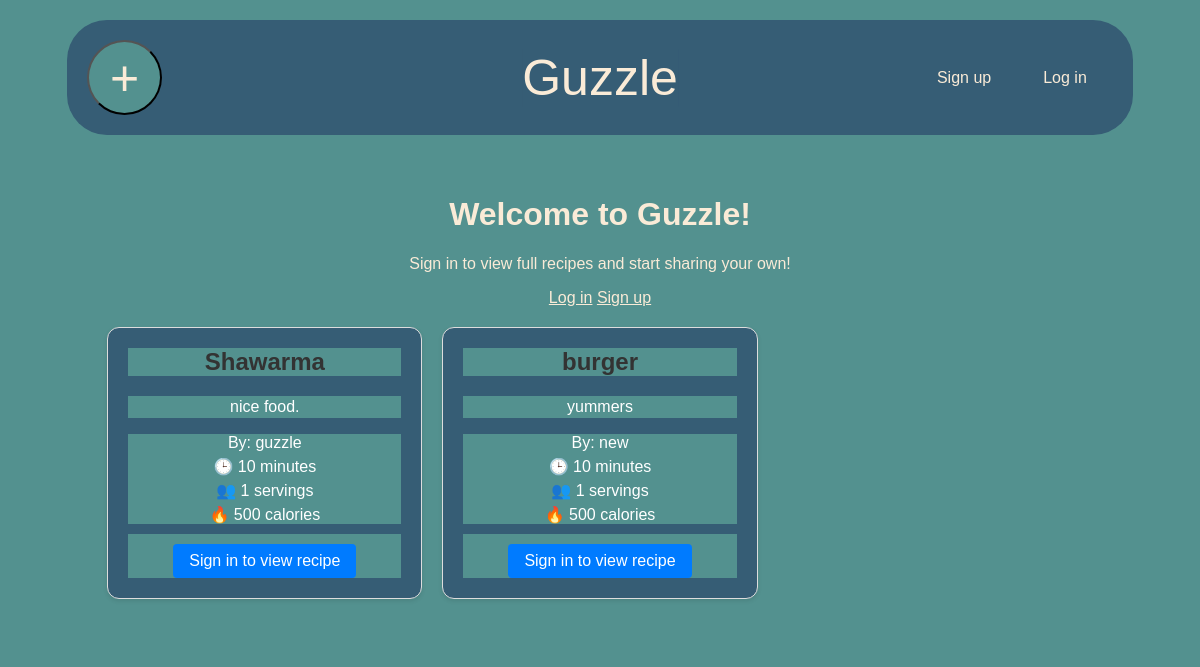
The app's page /, older data.
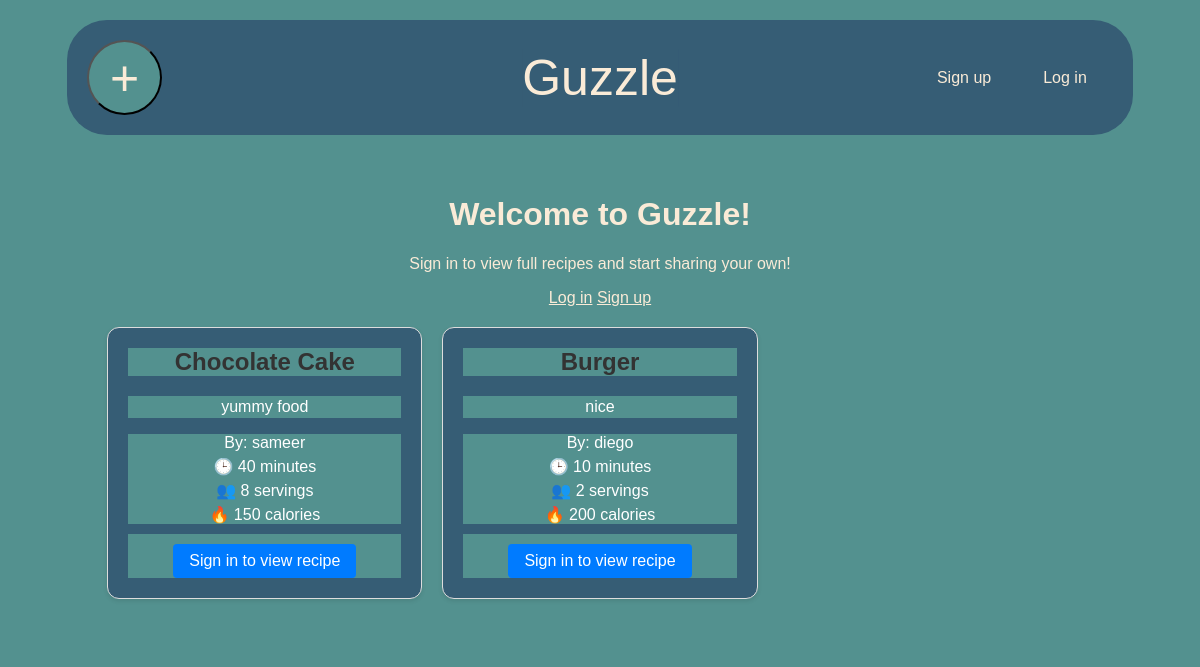
The same page, newer data.
### Recipe/models.py (models this page shows, shortened)
class Recipe(models.Model):
   author = models.ForeignKey(User, on_delete=models.CASCADE)
   title = models.CharField(max_length=200)
   description = models.TextField()
   instructions = models.TextField()
   duration = models.IntegerField()
   servings = models.IntegerField()
   calories = models.IntegerField()
   createdAt = models.DateTimeField(auto_now_add=True)
   favourites = models.ManyToManyField(User, through='Favourite', related_name='favourite_recipes')

### Home/views.py (the view)
# urls.py: 2. Add a URL to urlpatterns:  path('', views.home, name='home')
def home(request):
    recipes = recipeApplication.getAllRecipes()
    context = {'recipes': recipes}
    for recipe in recipes:
        print(recipe.title)
    return render(request, 'homePage.html', context)

### Recipe/application.py (called while the page is built)
    def getAllRecipes(self):
        try:
            print("Getting all recipes")
            recipes = Recipe.objects.all()
            return recipes
        except Exception as e:
            print("Error getting recipes:", e)
            return None

### Home/templates/homePage.html (shortened to what this page needs)
{% load static %}
<!DOCTYPE html>
<html>
<head>
    <link rel="stylesheet" href="{% static 'css/global.css' %}">
    <link rel="stylesheet" href="{% static 'css/homePage.css' %}">
    <link rel="stylesheet" href="{% static 'css/favourites.css' %}"
</head>
<body>
    <div id="header">
        <div id="post-container">
            <a href="{% url 'createRecipe' %}" id="post-button-wrapper">
                <button id="post-button">
                    +
                </button>
            </a>
        </div>
        <div id="title-container">
            <a href="{% url 'home' %}" id="main-title">Guzzle</a>
        </div>
        <div id="account-container">
            {% if user.is_authenticated %}
                <a href="{% url 'myFriends' %}">My Friends</a>
                <a href="{% url 'my_favourites' %}">My Favourites</a>
                <a href="{% url 'myRecipes' %}">My Recipes</a>
                <a href="{% url 'signout' %}">Sign out</a>
            {% else %}
                <a href="{% url 'signup' %}">Sign up</a>
                <a href="{% url 'login' %}">Log in</a>
            {% endif %}
        </div>
    </div>
    <div id="content">
        {% if user.is_authenticated %}
        <h2>Welcome, {{ user.username }}!</h2>
        {% else %}
        <div class="welcome-message">
            <h1>Welcome to Guzzle!</h1>
            <p>Sign in to view full recipes and start sharing your own!</p>
            <div class="auth-buttons">
                <a href="{% url 'login' %}" class="auth-button">Log in</a>
                <a href="{% url 'signup' %}" class="auth-button">Sign up</a>
            </div>
        </div>
        {% endif %}
        {% if recipes %}
        <div class="recipe-grid">
            {% for recipe in recipes %}
            <div class="recipe-card">
                <h2>{{ recipe.title }}</h2>
                <p class="recipe-description">{{ recipe.description|truncatewords:30 }}</p>
                <div class="recipe-meta">
                    <p>By: {{ recipe.author }}</p>
                    <p>🕒 {{ recipe.duration }} minutes</p>
                    <p>👥 {{ recipe.servings }} servings</p>
                    <p>🔥 {{ recipe.calories }} calories</p>
                </div>
                <div class="recipe-actions">
                    {% if user.is_authenticated %}
                    <a href="{% url 'viewRecipe' recipe.id %}" class="view-recipe-button">
                        View Recipe
                    </a>
                    <div class="favourite-container">
                        {% csrf_token %}
                        <button id="favourite-button-{{ recipe.id }}"
                                onclick="toggleFavourite({{ recipe.id }})"
                                class="favourite-button {% if recipe.favourites.all|length > 0 %}favourited{% endif %}">
                            {% if recipe.favourites.all|length > 0 %}
                            ❤️ Favourited
                            {% else %}
                            🤍 Add to Favourites
                            {% endif %}
                        </button>
                        <span id="favourite-count-{{ recipe.id }}" class="favourite-count">
                                            {{ recipe.favourite_count }} {% if recipe.favourite_count == 1 %}person{% else %}people{% endif %} favourited this
                                        </span>
                    </div>
                    {% else %}
                    <a href="{% url 'login' %}" class="view-recipe-button">
                        Sign in to view recipe
                    </a>
                    {% endif %}
                </div>
            </div>
            {% endfor %}
        </div>
        {% else %}
        <p class="no-recipes">No recipes available yet.</p>
        {% endif %}
    </div>
</body>
</html>

### static/css/global.css (style rules this page uses)
:root { --pageBackgroundColour: rgb(83, 145, 143); --headerBackgroundColour: rgb(54, 93, 117); }
* { font-family: 'Trebuchet MS', 'Lucida Sans Unicode', 'Lucida Grande', 'Lucida Sans', Arial, sans-serif; background-color: var(--pageBackgroundColour); color: antiquewhite; }
#header { width: 90%; max-width: 1200px; margin: 20px auto; display: flex; justify-content: space-between; align-items: center; padding: 20px; border-radius: 40px; background-color: var(--headerBackgroundColour); position: relative; box-sizing: border-box; }
#post-container { flex: 0 0 auto; background-color: var(--headerBackgroundColour); width: 100px; }
#post-button-wrapper { background-color: var(--headerBackgroundColour); }
#post-button { background-color: var(--pageBackgroundColour); border-radius: 100px; font-size: 50px; width: 75px; height: 75px; }
#title-container { position: absolute; left: 50%; transform: translateX(-50%); background-color: var(--headerBackgroundColour); z-index: 1; }
#account-container { flex: 0 0 auto; display: flex; gap: 20px; padding: 10px; background-color: var(--headerBackgroundColour); min-width: 100px; }
#account-container a { text-decoration: none; padding: 8px 16px; background-color: var(--headerBackgroundColour); }
#main-title { background-color: var(--headerBackgroundColour); font-size: 50px; text-decoration: none; white-space: nowrap; }
#content { text-align: center; max-width: 800px; width: 90%; margin: 20px auto; padding: 20px; box-sizing: border-box; }

### static/css/homePage.css (style rules this page uses)
.recipe-meta { margin: 10px 0; color: white; }
.recipe-meta p { margin: 5px 0; color: white; }
.recipe-description { color: white; line-height: 1.4; }
#content { max-width: 1200px; margin: 0 auto; padding: 20px; }
.recipe-grid .recipe-card, .recipe-card { background: rgb(54, 93, 117) !important; border-radius: 12px; padding: 20px; box-shadow: 0 2px 4px rgba(0,0,0,0.1); color: white; }
.recipe-card h2, .recipe-card .recipe-description, .recipe-card .recipe-meta p { color: white; }
.view-recipe-button { background: white; color: rgb(54, 93, 117); border: none; }

### static/css/favourites.css (style rules this page uses)
.recipe-grid { display: grid; grid-template-columns: repeat(auto-fill, minmax(300px, 1fr)); gap: 20px; padding: 20px; }
.recipe-card { border: 1px solid #ddd; border-radius: 8px; padding: 15px; background-color: white; box-shadow: 0 2px 4px rgba(0,0,0,0.1); transition: transform 0.2s ease-in-out; }
.recipe-card h2 { margin-top: 0; color: #333; font-size: 1.5em; }
.view-recipe-button { display: inline-block; padding: 8px 16px; background-color: #007bff; color: white; text-decoration: none; border-radius: 4px; margin-top: 10px; transition: background-color 0.2s ease; }

Row changes from the older to the newer data that the page shows:
removed Recipe: title "Shawarma", description "nice food.", author "guzzle", duration "10", servings "1", calories "500"
removed Recipe: title "burger", description "yummers", author "new", duration "10", servings "1", calories "500"
added Recipe: title "Chocolate Cake", description "yummy food", author "sameer", duration "40", servings "8", calories "150"
added Recipe: title "Burger", description "nice", author "diego", duration "10", servings "2", calories "200"
